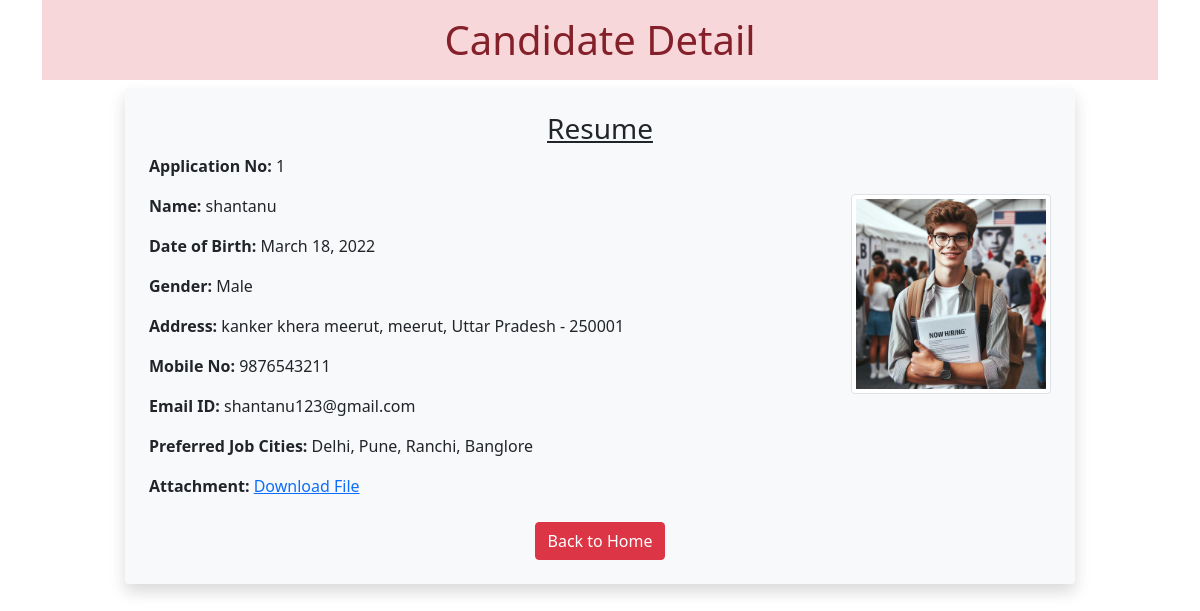
/1/, run on the app's committed database.
### myapp/models.py (models this page shows)
class Resume(models.Model):
    name = models.CharField(max_length=100)
    dob = models.DateField()
    gender = models.CharField(max_length=50)
    locality = models.CharField(max_length=100)
    city = models.CharField(max_length=100)
    pin = models.PositiveIntegerField()
    state = models.CharField(choices=STATE_CHOICE,max_length=50)
    mobile = models.PositiveIntegerField()
    email = models.EmailField()
    job_city = models.CharField(max_length=50)
    profile_image = models.ImageField(upload_to='profileimg',blank=True)
    my_file = models.FileField(upload_to='doc',blank=True)

### myapp/views.py (the view)
# urls.py: path('<int:id>/',views.CandidateView.as_view(),name='candidate'),
class CandidateView(View):
    def get(self,request,id):
        candidate = Resume.objects.get(pk=id)
        return render(request,'myapp/candidate.html',{'candidate': candidate})

### myapp/templatetags/myfilter.py (called while the page is built)
@register.filter(name='remove_special')
def remove_chars(value,arg):
    print(type(value))
    for character in arg:
        value = value.replace(character,"")
    return value

### myapp/templates/myapp/candidate.html (shortened to what this page needs)
<!DOCTYPE html>
{% load myfilter %}
<html lang="en">
<head>
  <link href="https://cdn.jsdelivr.net/npm/bootstrap@5.0.0-beta2/dist/css/bootstrap.min.css" rel="stylesheet">
</head>
<body>
</body>
</html>
<div class="container ">
    <h1 class="alert-danger text-center p-3">Candidate Detail</h1>
    <div class="row">
        <div class="col-md-10 shadow p-4 offset-md-1 bg-light rounded">
            <h3 class="text-center"><u>Resume</u></h3>
            <p><strong>Application No:</strong> {{candidate.id}}</p>
            <img src="{{candidate.profile_image.url}}" alt="Candidate Profile Picture" class="img-fluid img-thumbnail float-end" width="200" height="200">
            <p><strong>Name:</strong> {{candidate.name}}</p>
            <p><strong>Date of Birth:</strong> {{candidate.dob}}</p>
            <p><strong>Gender:</strong> {{candidate.gender}}</p>
            <p><strong>Address:</strong> {{candidate.locality}}, {{candidate.city}}, {{candidate.state}} - {{candidate.pin}}</p>
            <p><strong>Mobile No:</strong> {{candidate.mobile}}</p>
            <p><strong>Email ID:</strong> {{candidate.email}}</p>
            <p><strong>Preferred Job Cities:</strong> {{candidate.job_city|remove_special:"[]'"}}</p>
            <p><strong>Attachment:</strong>
              <a href="{{candidate.my_file.url}}" target="_blank" rel="noopener noreferrer">Download File</a>
            </p>
            <div class="text-center mt-4">
              <a href="/" class="btn btn-danger">Back to Home</a>
            </div>
      </div>
    </div>
  </div>
</body>

### data on the page
Resume: id "1", profile_image (picture), name "shantanu", dob "March 18, 2022", gender "Male", locality "kanker khera meerut", city "meerut", state "Uttar Pradesh", pin "250001", mobile "9876543211", email "shantanu123@gmail.com", job_city|remove_special "Delhi, Pune, Ranchi, Banglore"
